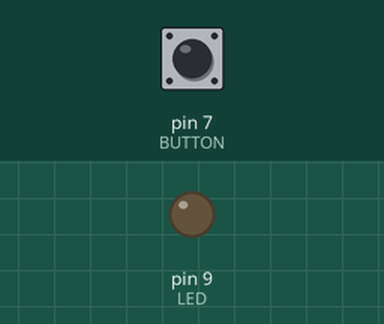
A sketch run on a simulated Arduino Uno, built with avr-gcc and run on an emulated ATmega328P. On the bench: output pins drawn as LEDs (lit = HIGH). The inputs (shaded band) are chosen by the test bench; at power-on: pin 7 (BUTTON) LOW.

Above: at 1.2 s.
1.3 s: pin 7 (BUTTON) pulled HIGH for 1 s
At 1.7 s:
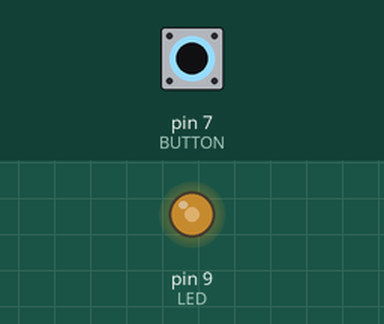
At 2.9 s:
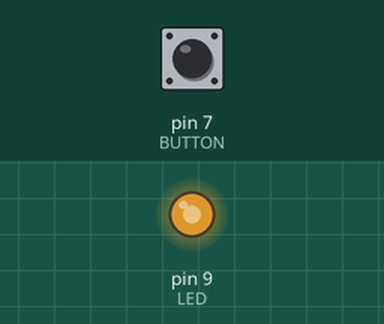
3.8 s: pin 7 (BUTTON) pulled HIGH for 0.15 s
At 4.4 s:
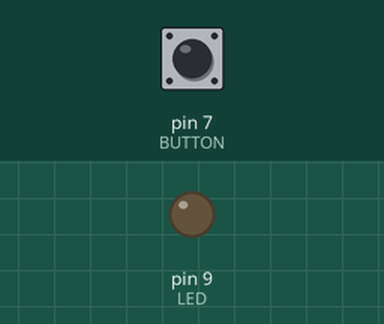
5.4 s: pin 7 (BUTTON) pulled HIGH for 3.2 s
Timing chart, 0 to 10.1 s (numbered marks = the images above; inputs shaded):
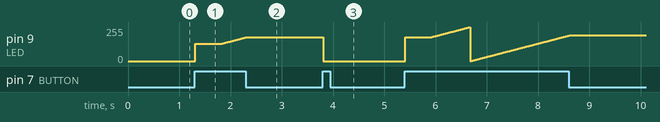

The sketch:

ButtonFadingLED.ino
```cpp
#define LED 9
#define BUTTON 7

int val = 0;
int oldVal = 0;
int state = 0;

int brightness = 128;
unsigned long startTime = 0;

void setup() {
  pinMode(LED, OUTPUT);
  pinMode(BUTTON, INPUT);
}

void loop() {
  val = digitalRead(BUTTON);

  if ((val == HIGH) && (oldVal == LOW))
  {
    state = 1 - state;
    startTime = millis();
    delay(10);
  }

  if ((val == HIGH) && (oldVal == HIGH))
  {
    if (state == 1 && (millis() - startTime) > 500)
    {
      brightness ++;
      delay(10);

      if (brightness > 255)
      {
        brightness = 0;
      }
    }
  }

  oldVal = val;

  if (state == 1)
  {
    analogWrite(LED, brightness);
  }
  else
  {
    analogWrite(LED, 0);
  }
}
```

Measured:
- after the input at 1.3 s, pin 9 (LED): moves from 0/255 to 178/255 over 0.99 s, starting at once
- after the input at 3.8 s, pin 9 (LED): 178/255 → 0/255 at once
